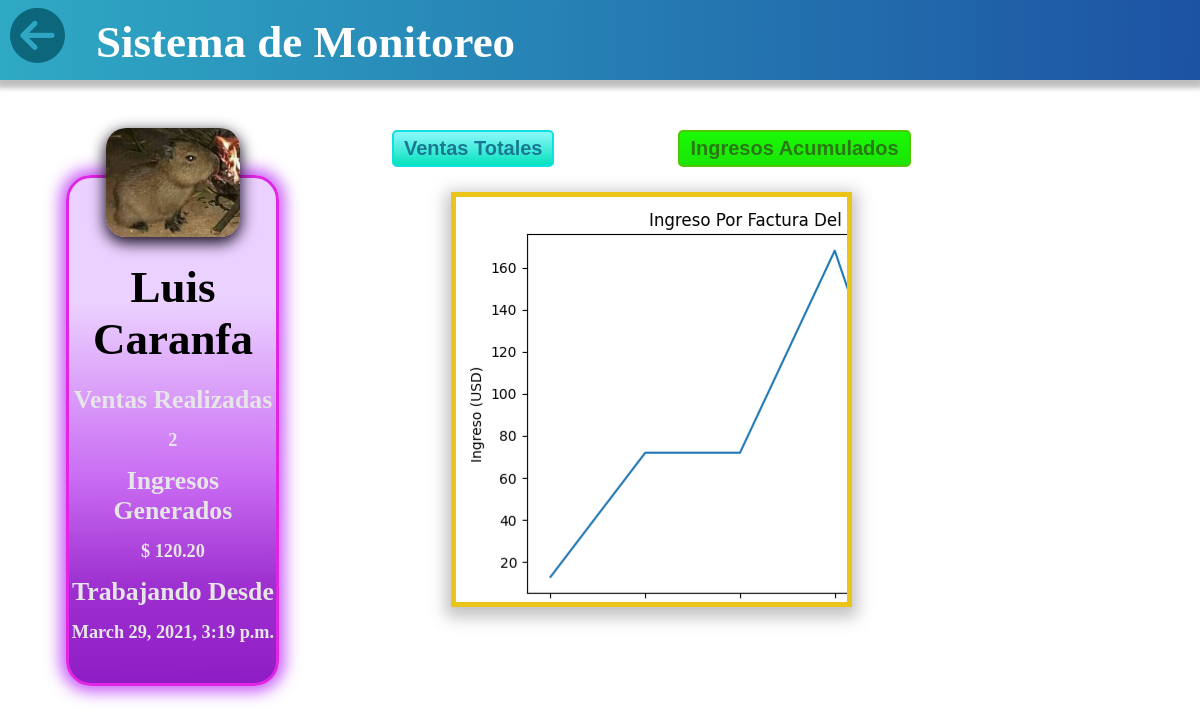
The app's page /users/detail/0/0/, older data.
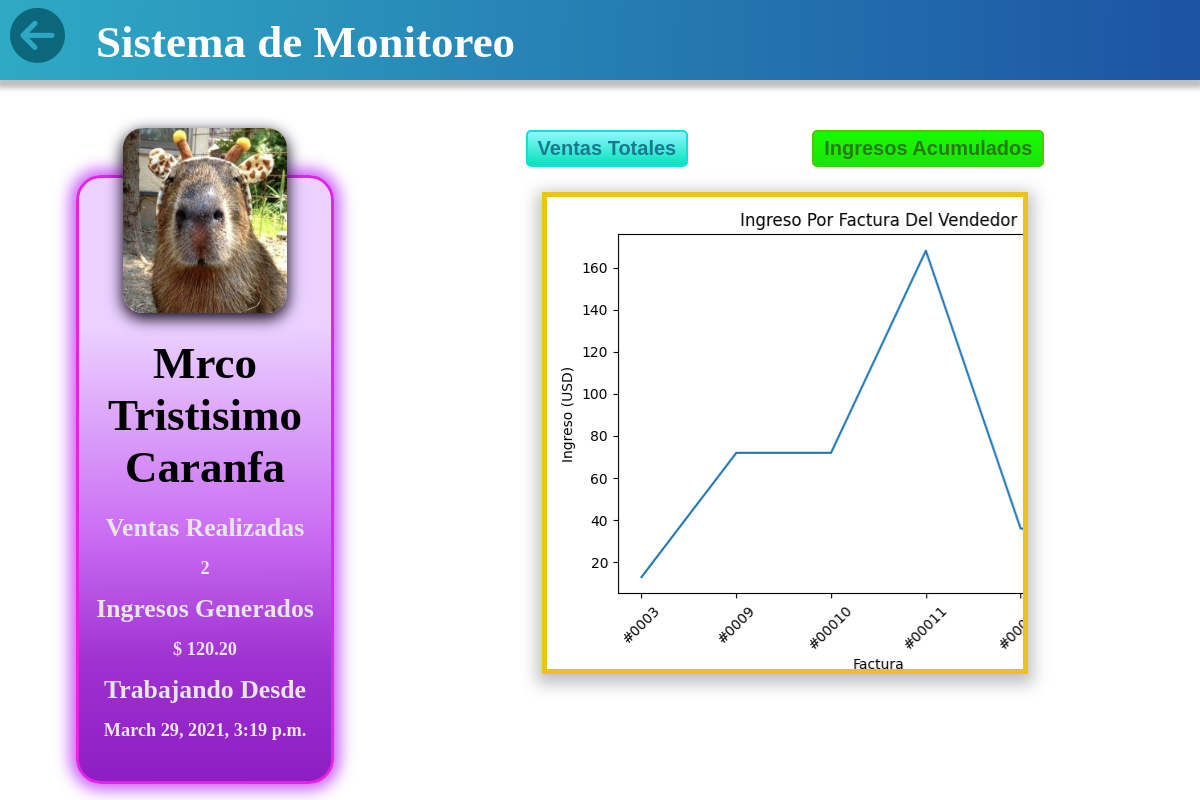
The same page, newer data.
### users/models.py (models this page shows)
class Profile(models.Model):
    name = models.CharField(max_length=120)
    identification_document = models.CharField(max_length=10, default="none")
    created = models.DateTimeField(auto_now_add=True)
    last_modified = models.DateTimeField(auto_now=True)

class Salesman(Profile):
    user = models.OneToOneField(User, on_delete=models.CASCADE)
    count_sells = models.IntegerField(default=0)
    earnings = models.DecimalField(max_digits=10, decimal_places=2, default=0)
    seller_id = models.AutoField(
        auto_created=True, primary_key=True, unique=True)
    picture = models.ImageField(
        upload_to="users/pictures",
        blank=True,
        null=True
    )

class Profile(models.Model):
    name = models.CharField(max_length=120)
    identification_document = models.CharField(max_length=10, default="none")
    created = models.DateTimeField(auto_now_add=True)
    last_modified = models.DateTimeField(auto_now=True)

### users/views.py (the view)
class DetailSalesmanSells(DetailView, LoginRequiredMixin):
    template_name = "users/html/info_salesman.html"
    slug_field = 'pk'
    slug_url_kwarg = 'pk'
    model = Salesman
    queryset = Salesman.objects.all()
    context_object_name = 'salesman'
    def get_context_data(self, **kwargs):
        context = super().get_context_data(**kwargs)
        context['plot'] = utils.all_sells_by_salesman(context['salesman'].pk)
        return context

### users/utils.py (called while the page is built)
def get_graph():
    buffer = BytesIO()
    plt.savefig(buffer, format='png')
    buffer.seek(0)
    image_png = buffer.getvalue()
    graph = base64.b64encode(image_png)
    graph = graph.decode('utf-8')
    buffer.close()
    return graph

def all_sells_by_salesman(id_salesman):
    salesman = Salesman.objects.get(pk=id_salesman)
    sells = Sells.objects.filter(
        id_salesman__exact=salesman
    )
    x_data = [f'#000{sell.invoice_id}' for sell in sells]
    y_data = [sell.income for sell in sells]
    plt.switch_backend('AGG')
    plt.figure(figsize=(6.1, 4.9))
    plt.title('Ingreso Por Factura Del Vendedor')
    plt.plot(x_data, y_data)
    plt.xticks(rotation=45)
    plt.ylabel("Ingreso (USD)")
    plt.xlabel("Factura")
    plt.tight_layout()
    graph = get_graph()
    return graph

### templates/users/html/info_salesman.html (shortened to what this page needs)
<!DOCTYPE html>
<html lang="en">
<head>
    {% load static %}
    <link rel="stylesheet"
          href="{% static 'users/css/style_info_salesman.css'%}">
</head>
<body>
    <header id="header">
        <h1 id="title">
            Sistema de Monitoreo
        </h1>
        <div class="go-back">
            <a href="{%url 'users:home' %}"><i class="fas fa-arrow-circle-left"></i></a>
        </div>
    </header>
    <main>
        <section class="left-side">
            <div id="box-info">
                <div class="seller">
		  <img src="{{ salesman.picture.url }}" alt="">
                </div>
                <h2 class="name">
                    {{salesman.name}}
                </h2>
                <div class="information">
                    <h3>
                        Ventas Realizadas
                    </h3>
                    <h5>
                        {{salesman.count_sells}}
                    </h5>
                    <h3>
                        Ingresos Generados
                    </h3>
                    <h5>
                        $ {{salesman.earnings}}
                    </h5>
                    <h3>
                        Trabajando Desde
                    </h3>
                    <h5>
                        {{salesman.created}}
                    </h5>
                </div>
            </div>
        </section>
        <section class="right-side">
            <div class="buttons">
                <button id="sales">
                    <a href="/users/detail/{{ salesman.pk }}/0/">Ventas Totales</a>
                </button>
                <button id="income">
                    <a href="/users/detail/{{ salesman.pk }}/1/">Ingresos Acumulados</a>
                </button>
            </div>
            <div id = "graph"
                 style="background-size=cover; background-repeat: no-repeat">
            </div>
        </section>
    </main>
</body>
</html>

Row changes from the older to the newer data that the page shows:
changed Salesman: picture: a different picture
Text that changed along with them:
{{ salesman.name }}: "Luis Caranfa" → "Mrco Tristisimo Caranfa"
